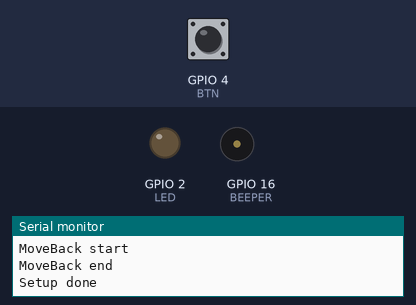
Simulated run of this sketch. Board: ESP32. On the bench: output pins drawn as LEDs (lit = HIGH), buzzer (waves = sounding, pin HIGH), the last lines printed to the serial monitor. The test bench sets the inputs (shaded band); at power-on: GPIO 4 (BTN) HIGH. Random numbers use the default seed unless the sketch sets one.

Above: at 1.3 s.
1.4 s: GPIO 4 (BTN) pulled LOW for 1 s
At 2.0 s:
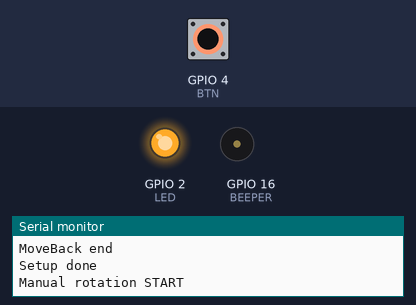
3.9 s: GPIO 4 (BTN) pulled LOW for 3.2 s
At 3.98 s:
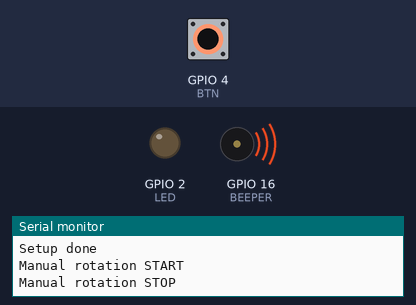
Timing chart, 0 to 8.6 s (numbered marks = the images above; inputs shaded):
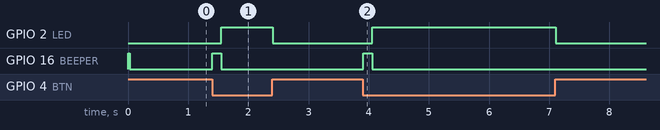

The sketch:

bez_web_serveru_se_stisknutym_tlacitem.ino
```cpp
#define USE_LED

// ----------------------------------------
// ENABLE/DISABLE NETWORK (OTA + WebServer)
// ----------------------------------------
// Zapnout síť:
//   #define USE_NET
// Vypnout síť:
//   // #define USE_NET
//#define USE_NET

// ----------------------------------------
#ifdef USE_NET
#include <WiFi.h>
#include <WiFiClient.h>
#include <WebServer.h>
#include <ESPmDNS.h>
#include <WiFiUdp.h>
#include <ArduinoOTA.h>

const char* ssid = "Asus 2,4GHz";
const char* password = "cirozjundrova";
WebServer server(80);
#endif


#ifdef USE_LED
const int LED = 2;
#endif

const int BTN = 4;//4;
const int BEEPER = 16;

const int MODE1 = 19;
const int MODE2 = 18;
const int MODE3 = 5;
const int EN    = 21;
const int DIR   = 22;
const int STEP  = 20;//23;

// motor parameters
const int MOTOR_STEPS = 200;
const int MICROSTEP = 128;
const int MICROSTEP_PER_REV = MOTOR_STEPS * MICROSTEP;


// BTN state
bool FEED = false;
bool PREV_BTN = true;

// --------------------------------------------------
// SIMPLE STEPPER ROTATION (blocking microseconds)
// --------------------------------------------------

void rotateStepBurst(long burstSteps) {
  const int pulse_us = 10;

  for (long i = 0; i < burstSteps; i++) {
    digitalWrite(STEP, HIGH);
    delayMicroseconds(pulse_us);
    digitalWrite(STEP, LOW);
    delayMicroseconds(pulse_us);
  }
}

void MotorInit() {
  pinMode(MODE1, OUTPUT);
  pinMode(MODE2, OUTPUT);
  pinMode(MODE3, OUTPUT);
  pinMode(EN, OUTPUT);
  pinMode(DIR, OUTPUT);
  pinMode(STEP, OUTPUT);
  delay(1000);

  // 1/128 microstep
  digitalWrite(MODE1, LOW);
  digitalWrite(MODE2, HIGH);
  digitalWrite(MODE3, HIGH);
  delay(1000);
  digitalWrite(EN, HIGH);
}

// --------------------------------------------------

#ifdef USE_NET
void zpravaHlavni() {
  String zprava;
  zprava += "<!DOCTYPE html><html><body>";
  zprava += "<h1><a href=\"/feed\">FEED</a></h1>";
  zprava += "</body></html>";
  server.send(200, "text/html", zprava);
}

void zpravaNeznamy() {
  server.send(404, "text/plain", "Neexistujici odkaz");
}
#endif

// --------------------------------------------------
// FEED = jednokrokové pootočení (stará funkce)
// --------------------------------------------------

void Feed() {
  Serial.println("Feed starting");

  digitalWrite(BEEPER, HIGH);
  delay(300);
  digitalWrite(BEEPER, LOW);

  #ifdef USE_LED
    digitalWrite(LED, HIGH);
  #endif

  // původní random feed
  int deg = random(60, 360);
  long steps = (long)MICROSTEP_PER_REV * abs(deg) / 360;

  digitalWrite(DIR, deg >= 0 ? HIGH : LOW);
  rotateStepBurst(steps);

  delay(100);

  #ifdef USE_LED
    digitalWrite(LED, LOW);
  #endif

  FEED = false;
  Serial.println("Feed end");
}

void MoveBack() {
  Serial.println("MoveBack start");

  // původní random feed
  int deg = -5;
  long steps = (long)MICROSTEP_PER_REV * abs(deg) / 360;

  digitalWrite(DIR, deg >= 0 ? HIGH : LOW);
  rotateStepBurst(steps);

  delay(100);

  FEED = false;
  Serial.println("MoveBack end");
}

// --------------------------------------------------
// NEW BEHAVIOR:
//   držím tlačítko → motor se točí
//   pustím → motor se zastaví
//   tlačítko testujeme každých 200 ms
// --------------------------------------------------

void manualRotateWhilePressed() {

  digitalWrite(BEEPER, HIGH);
  delay(150);
  digitalWrite(BEEPER, LOW);

  Serial.println("Manual rotation START");

  digitalWrite(DIR, HIGH);  // fixní směr, klidně změň

  #ifdef USE_LED
    digitalWrite(LED, HIGH);
  #endif

  digitalWrite(EN, HIGH);

  while (digitalRead(BTN) == LOW) {
    rotateStepBurst(300);     // malá dávka kroků
    //delay(200);               // krátká pauza na kontrolu tlačítka
  }
  //digitalWrite(EN, LOW);

#ifdef USE_LED
  digitalWrite(LED, LOW);
#endif

  Serial.println("Manual rotation STOP");
}

// --------------------------------------------------

void setup() {

  Serial.begin(115200);
  Serial.println("Setup begin");

#ifdef USE_LED
  pinMode(LED, OUTPUT);
#endif

  pinMode(BTN, INPUT_PULLUP);
  pinMode(BEEPER, OUTPUT);

  //MotorInit();

#ifdef USE_NET
  WiFi.begin(ssid, password);
  while (WiFi.status() != WL_CONNECTED) {
    delay(500);
    Serial.print(".");
  }

  ArduinoOTA.setHostname("pet_feeder");
  ArduinoOTA.setPassword("feed");
  ArduinoOTA.begin();

  Serial.println("\nWiFi connected.");
  Serial.println(WiFi.localIP());

  if (MDNS.begin("pet_feeder")) {
      Serial.println("MDNS responder active.");
  }

  server.on("/", zpravaHlavni);
  server.on("/feed", []() {
    FEED = true;
    Serial.println("feed triggered");
    zpravaHlavni();
  });
  server.onNotFound(zpravaNeznamy);
  server.begin();
#endif

  digitalWrite(BEEPER, HIGH);
  delay(30);
  digitalWrite(BEEPER, LOW);
  /*
  delay(2000);
  MotorInit();
  digitalWrite(BEEPER, HIGH);
  delay(300);
  digitalWrite(BEEPER, LOW);
*/MoveBack();
  Serial.println("Setup done\n");
}

// --------------------------------------------------

void loop() {

#ifdef USE_NET
  ArduinoOTA.handle();
  server.handleClient();
#endif

  bool btnNow = digitalRead(BTN);

  // TLAČÍTKO PRÁVĚ STISKNUTO
  if (btnNow == LOW && PREV_BTN == HIGH) {
    manualRotateWhilePressed();
  }

  PREV_BTN = btnNow;

  if (FEED)
    Feed();

  delay(10);
}
```

Measured:
- after the input at 1.4 s, GPIO 2 (LED): LOW → HIGH after 0.15 s, → LOW 0.85 s later; GPIO 16 (BEEPER): LOW → HIGH at once, → LOW 0.15 s later
- after the input at 3.9 s, GPIO 2 (LED): LOW → HIGH after 0.16 s, → LOW 3.1 s later; GPIO 16 (BEEPER): LOW → HIGH at once, → LOW 0.15 s later
